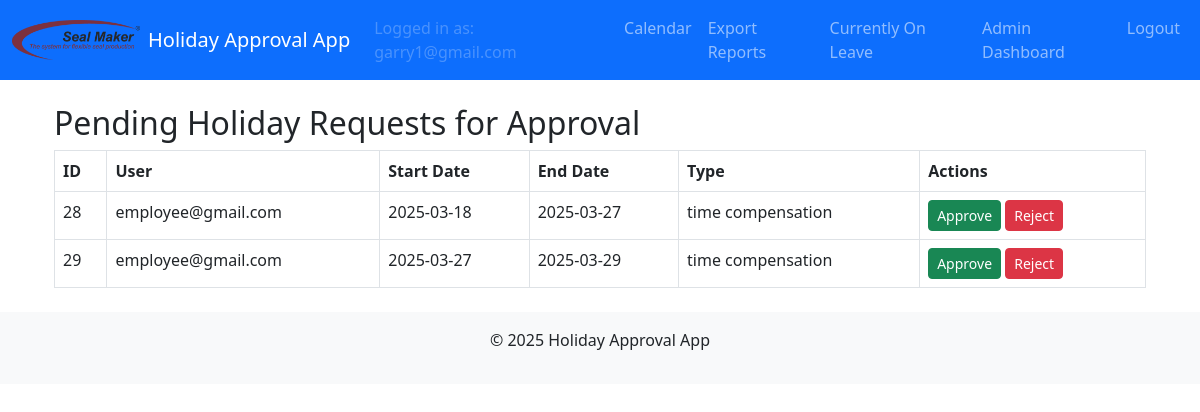
Before: /approval_requests (signed in) with the older database file.
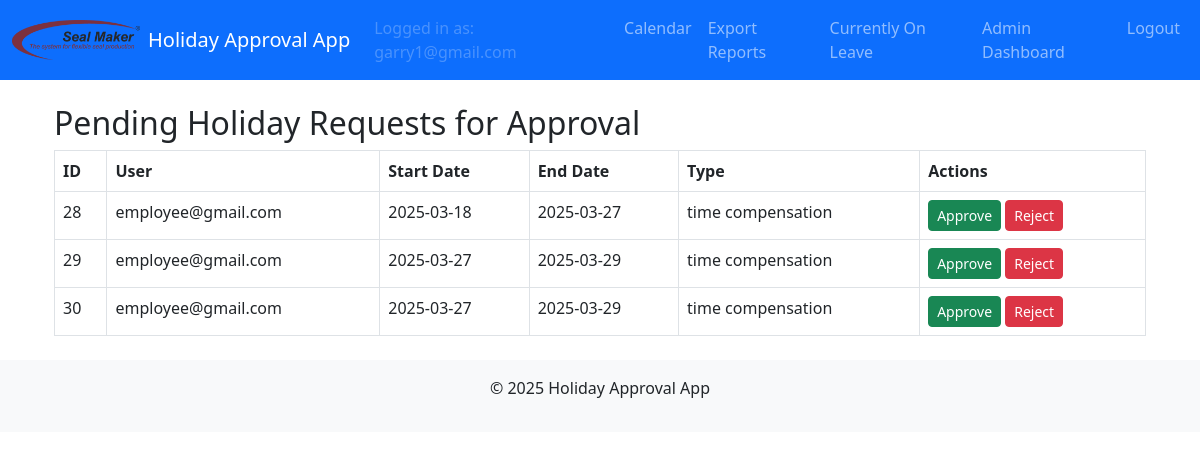
After: the same page with the newer database file.
### models.py (models this page shows, shortened)
class HolidayRequest(db.Model):
    id = db.Column(db.Integer, primary_key=True)
    user_id = db.Column(db.Integer, db.ForeignKey('user.id'), nullable=False)
    start_date = db.Column(db.Date, nullable=False)
    end_date = db.Column(db.Date, nullable=False)
    request_type = db.Column(db.String(50), nullable=False)  # e.g., 'vacation', 'time compensation'
    status = db.Column(db.String(20), nullable=False, default='pending')
    comment = db.Column(db.String(200))
    user = db.relationship('User', backref=db.backref('holiday_requests', lazy=True))
    approvals = db.relationship('Approval', backref='holiday_request', lazy=True)

class User(UserMixin, db.Model):
    id = db.Column(db.Integer, primary_key=True)
    email = db.Column(db.String(120), unique=True, nullable=False)
    name = db.Column(db.String(120), nullable=True)           # Full name field
    cost_center = db.Column(db.String(50), nullable=True)       # Cost center field
    password_hash = db.Column(db.String(128), nullable=False)
    role = db.Column(db.String(20), nullable=False)             # Roles: employee, supervisor, manager, admin, hr, sub-admin
    time_off_balance = db.Column(db.Float, nullable=False, default=20.0, server_default="20.0")
    active = db.Column(db.Boolean, nullable=False, default=True, server_default="1")
    department = db.Column(db.String(100), nullable=True)       # Department field
    force_password_reset = db.Column(db.Boolean, nullable=False, default=False, server_default="0")

### main/routes.py (the view)
@main_bp.route('/approval_requests')
@login_required
def approval_requests():
    if current_user.role not in ['supervisor', 'manager', 'admin']:
        flash('Access denied: you do not have permission to view this page.', 'danger')
        return redirect(url_for('main.calendar'))
    pending_requests = HolidayRequest.query.filter_by(status='pending').all()
    return render_template('approval_requests.html', requests=pending_requests)

### app.py (called while the page is built)
def create_app():
    app = Flask(__name__)
    app.config.from_object(Config)
    db.init_app(app)
    migrate.init_app(app, db)
    login_manager.init_app(app)
    bcrypt.init_app(app)
    mail.init_app(app)
    login_manager.login_view = 'auth.login'
    @login_manager.user_loader
    def load_user(user_id):
        return User.query.get(int(user_id))
    from auth.routes import auth_bp
    from main.routes import main_bp
    from admin.routes import admin_bp
    from hr.routes import hr_bp
    app.register_blueprint(auth_bp)
    app.register_blueprint(main_bp)
    app.register_blueprint(admin_bp)
    app.register_blueprint(hr_bp)
    return app

### templates/approval_requests.html
{% extends "layout.html" %}
{% block content %}
<div class="container">
  <h2>Pending Holiday Requests for Approval</h2>
  {% if requests %}
    <table class="table table-bordered">
      <thead>
        <tr>
          <th>ID</th>
          <th>User</th>
          <th>Start Date</th>
          <th>End Date</th>
          <th>Type</th>
          <th>Actions</th>
        </tr>
      </thead>
      <tbody>
        {% for req in requests %}
        <tr>
          <td>{{ req.id }}</td>
          <td>{{ req.user.email }}</td>
          <td>{{ req.start_date.strftime('%Y-%m-%d') }}</td>
          <td>{{ req.end_date.strftime('%Y-%m-%d') }}</td>
          <td>{{ req.request_type }}</td>
          <td>
            <a href="{{ url_for('main.update_request', request_id=req.id, action='approve') }}" class="btn btn-success btn-sm">Approve</a>
            <a href="{{ url_for('main.update_request', request_id=req.id, action='reject') }}" class="btn btn-danger btn-sm">Reject</a>
          </td>
        </tr>
        {% endfor %}
      </tbody>
    </table>
  {% else %}
    <p>No pending requests found.</p>
  {% endif %}
</div>
{% endblock %}

Changed rows visible on the page:
added HolidayRequest: id "30", user.email "employee@gmail.com", start_date "2025-03-27", end_date "2025-03-29", request_type "time compensation"
